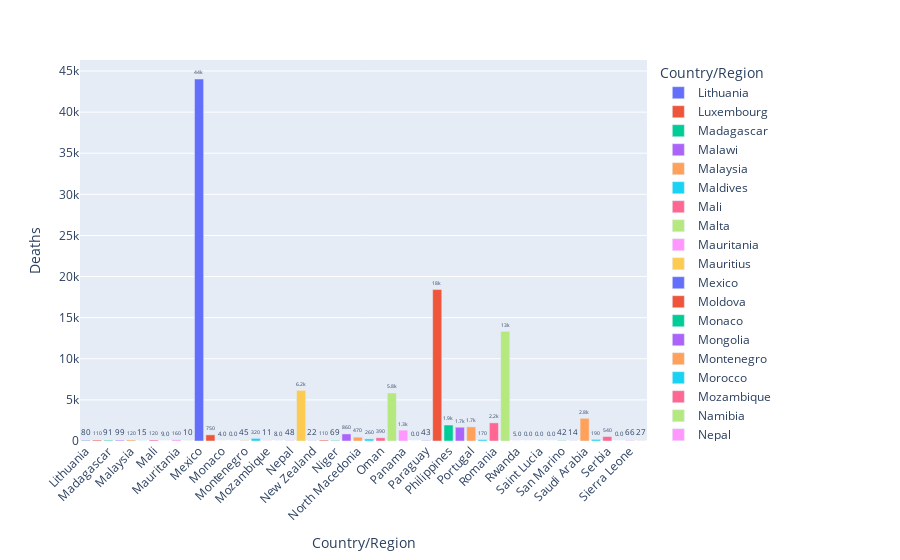

The notebook cell this image was saved under:
### Markdown cell above
Deaths for next 50 countries

### Code cell
fig1 = px.bar(country_wise[101:151], y='Deaths', x='Country/Region', text='Deaths', color='Country/Region')

# Put bar total value above bars with 2 values of precision
fig1.update_traces(texttemplate='%{text:.2s}', textposition='outside')

# Set fontsize and uniformtext_mode='hide' says to hide the text if it won't fit
fig1.update_layout(uniformtext_minsize=8)

# Rotate labels 45 degrees
fig1.update_layout(xaxis_tickangle=-45)

fig1

### Figure 1 — Plotly figure (JSON) as saved in the notebook; plotly's stock layout.template omitted (floating-point values rounded to 4 significant figures)
{"data": [{"alignmentgroup": "True", "hovertemplate": "Country/Region=%{x}<br>Deaths=%{text}<extra></extra>", "legendgroup": "Lithuania", "marker": {"color": "#636efa", "pattern": {"shape": ""}}, "name": "Lithuania", "offsetgroup": "Lithuania", "orientation": "v", "showlegend": true, "text": [80], "textposition": "outside", "texttemplate": "%{text:.2s}", "type": "bar", "x": ["Lithuania"], "xaxis": "x", "y": [80], "yaxis": "y"}, {"alignmentgroup": "True", "hovertemplate": "Country/Region=%{x}<br>Deaths=%{text}<extra></extra>", "legendgroup": "Luxembourg", "marker": {"color": "#EF553B", "pattern": {"shape": ""}}, "name": "Luxembourg", "offsetgroup": "Luxembourg", "orientation": "v", "showlegend": true, "text": [112], "textposition": "outside", "texttemplate": "%{text:.2s}", "type": "bar", "x": ["Luxembourg"], "xaxis": "x", "y": [112], "yaxis": "y"}, {"alignmentgroup": "True", "hovertemplate": "Country/Region=%{x}<br>Deaths=%{text}<extra></extra>", "legendgroup": "Madagascar", "marker": {"color": "#00cc96", "pattern": {"shape": ""}}, "name": "Madagascar", "offsetgroup": "Madagascar", "orientation": "v", "showlegend": true, "text": [91], "textposition": "outside", "texttemplate": "%{text:.2s}", "type": "bar", "x": ["Madagascar"], "xaxis": "x", "y": [91], "yaxis": "y"}, {"alignmentgroup": "True", "hovertemplate": "Country/Region=%{x}<br>Deaths=%{text}<extra></extra>", "legendgroup": "Malawi", "marker": {"color": "#ab63fa", "pattern": {"shape": ""}}, "name": "Malawi", "offsetgroup": "Malawi", "orientation": "v", "showlegend": true, "text": [99], "textposition": "outside", "texttemplate": "%{text:.2s}", "type": "bar", "x": ["Malawi"], "xaxis": "x", "y": [99], "yaxis": "y"}, {"alignmentgroup": "True", "hovertemplate": "Country/Region=%{x}<br>Deaths=%{text}<extra></extra>", "legendgroup": "Malaysia", "marker": {"color": "#FFA15A", "pattern": {"shape": ""}}, "name": "Malaysia", "offsetgroup": "Malaysia", "orientation": "v", "showlegend": true, "text": [124], "textposition": "outside", "texttemplate": "%{text:.2s}", "type": "bar", "x": ["Malaysia"], "xaxis": "x", "y": [124], "yaxis": "y"}, {"alignmentgroup": "True", "hovertemplate": "Country/Region=%{x}<br>Deaths=%{text}<extra></extra>", "legendgroup": "Maldives", "marker": {"color": "#19d3f3", "pattern": {"shape": ""}}, "name": "Maldives", "offsetgroup": "Maldives", "orientation": "v", "showlegend": true, "text": [15], "textposition": "outside", "texttemplate": "%{text:.2s}", "type": "bar", "x": ["Maldives"], "xaxis": "x", "y": [15], "yaxis": "y"}, {"alignmentgroup": "True", "hovertemplate": "Country/Region=%{x}<br>Deaths=%{text}<extra></extra>", "legendgroup": "Mali", "marker": {"color": "#FF6692", "pattern": {"shape": ""}}, "name": "Mali", "offsetgroup": "Mali", "orientation": "v", "showlegend": true, "text": [124], "textposition": "outside", "texttemplate": "%{text:.2s}", "type": "bar", "x": ["Mali"], "xaxis": "x", "y": [124], "yaxis": "y"}, {"alignmentgroup": "True", "hovertemplate": "Country/Region=%{x}<br>Deaths=%{text}<extra></extra>", "legendgroup": "Malta", "marker": {"color": "#B6E880", "pattern": {"shape": ""}}, "name": "Malta", "offsetgroup": "Malta", "orientation": "v", "showlegend": true, "text": [9], "textposition": "outside", "texttemplate": "%{text:.2s}", "type": "bar", "x": ["Malta"], "xaxis": "x", "y": [9], "yaxis": "y"}, {"alignmentgroup": "True", "hovertemplate": "Country/Region=%{x}<br>Deaths=%{text}<extra></extra>", "legendgroup": "Mauritania", "marker": {"color": "#FF97FF", "pattern": {"shape": ""}}, "name": "Mauritania", "offsetgroup": "Mauritania", "orientation": "v", "showlegend": true, "text": [156], "textposition": "outside", "texttemplate": "%{text:.2s}", "type": "bar", "x": ["Mauritania"], "xaxis": "x", "y": [156], "yaxis": "y"}, {"alignmentgroup": "True", "hovertemplate": "Country/Region=%{x}<br>Deaths=%{text}<extra></extra>", "legendgroup": "Mauritius", "marker": {"color": "#FECB52", "pattern": {"shape": ""}}, "name": "Mauritius", "offsetgroup": "Mauritius", "orientation": "v", "showlegend": true, "text": [10], "textposition": "outside", "texttemplate": "%{text:.2s}", "type": "bar", "x": ["Mauritius"], "xaxis": "x", "y": [10], "yaxis": "y"}, {"alignmentgroup": "True", "hovertemplate": "Country/Region=%{x}<br>Deaths=%{text}<extra></extra>", "legendgroup": "Mexico", "marker": {"color": "#636efa", "pattern": {"shape": ""}}, "name": "Mexico", "offsetgroup": "Mexico", "orientation": "v", "showlegend": true, "text": [44022], "textposition": "outside", "texttemplate": "%{text:.2s}", "type": "bar", "x": ["Mexico"], "xaxis": "x", "y": [44022], "yaxis": "y"}, {"alignmentgroup": "True", "hovertemplate": "Country/Region=%{x}<br>Deaths=%{text}<extra></extra>", "legendgroup": "Moldova", "marker": {"color": "#EF553B", "pattern": {"shape": ""}}, "name": "Moldova", "offsetgroup": "Moldova", "orientation": "v", "showlegend": true, "text": [748], "textposition": "outside", "texttemplate": "%{text:.2s}", "type": "bar", "x": ["Moldova"], "xaxis": "x", "y": [748], "yaxis": "y"}, {"alignmentgroup": "True", "hovertemplate": "Country/Region=%{x}<br>Deaths=%{text}<extra></extra>", "legendgroup": "Monaco", "marker": {"color": "#00cc96", "pattern": {"shape": ""}}, "name": "Monaco", "offsetgroup": "Monaco", "orientation": "v", "showlegend": true, "text": [4], "textposition": "outside", "texttemplate": "%{text:.2s}", "type": "bar", "x": ["Monaco"], "xaxis": "x", "y": [4], "yaxis": "y"}, {"alignmentgroup": "True", "hovertemplate": "Country/Region=%{x}<br>Deaths=%{text}<extra></extra>", "legendgroup": "Mongolia", "marker": {"color": "#ab63fa", "pattern": {"shape": ""}}, "name": "Mongolia", "offsetgroup": "Mongolia", "orientation": "v", "showlegend": true, "text": [0], "textposition": "outside", "texttemplate": "%{text:.2s}", "type": "bar", "x": ["Mongolia"], "xaxis": "x", "y": [0], "yaxis": "y"}, {"alignmentgroup": "True", "hovertemplate": "Country/Region=%{x}<br>Deaths=%{text}<extra></extra>", "legendgroup": "Montenegro", "marker": {"color": "#FFA15A", "pattern": {"shape": ""}}, "name": "Montenegro", "offsetgroup": "Montenegro", "orientation": "v", "showlegend": true, "text": [45], "textposition": "outside", "texttemplate": "%{text:.2s}", "type": "bar", "x": ["Montenegro"], "xaxis": "x", "y": [45], "yaxis": "y"}, {"alignmentgroup": "True", "hovertemplate": "Country/Region=%{x}<br>Deaths=%{text}<extra></extra>", "legendgroup": "Morocco", "marker": {"color": "#19d3f3", "pattern": {"shape": ""}}, "name": "Morocco", "offsetgroup": "Morocco", "orientation": "v", "showlegend": true, "text": [316], "textposition": "outside", "texttemplate": "%{text:.2s}", "type": "bar", "x": ["Morocco"], "xaxis": "x", "y": [316], "yaxis": "y"}, {"alignmentgroup": "True", "hovertemplate": "Country/Region=%{x}<br>Deaths=%{text}<extra></extra>", "legendgroup": "Mozambique", "marker": {"color": "#FF6692", "pattern": {"shape": ""}}, "name": "Mozambique", "offsetgroup": "Mozambique", "orientation": "v", "showlegend": true, "text": [11], "textposition": "outside", "texttemplate": "%{text:.2s}", "type": "bar", "x": ["Mozambique"], "xaxis": "x", "y": [11], "yaxis": "y"}, {"alignmentgroup": "True", "hovertemplate": "Country/Region=%{x}<br>Deaths=%{text}<extra></extra>", "legendgroup": "Namibia", "marker": {"color": "#B6E880", "pattern": {"shape": ""}}, "name": "Namibia", "offsetgroup": "Namibia", "orientation": "v", "showlegend": true, "text": [8], "textposition": "outside", "texttemplate": "%{text:.2s}", "type": "bar", "x": ["Namibia"], "xaxis": "x", "y": [8], "yaxis": "y"}, {"alignmentgroup": "True", "hovertemplate": "Country/Region=%{x}<br>Deaths=%{text}<extra></extra>", "legendgroup": "Nepal", "marker": {"color": "#FF97FF", "pattern": {"shape": ""}}, "name": "Nepal", "offsetgroup": "Nepal", "orientation": "v", "showlegend": true, "text": [48], "textposition": "outside", "texttemplate": "%{text:.2s}", "type": "bar", "x": ["Nepal"], "xaxis": "x", "y": [48], "yaxis": "y"}, {"alignmentgroup": "True", "hovertemplate": "Country/Region=%{x}<br>Deaths=%{text}<extra></extra>", "legendgroup": "Netherlands", "marker": {"color": "#FECB52", "pattern": {"shape": ""}}, "name": "Netherlands", "offsetgroup": "Netherlands", "orientation": "v", "showlegend": true, "text": [6160], "textposition": "outside", "texttemplate": "%{text:.2s}", "type": "bar", "x": ["Netherlands"], "xaxis": "x", "y": [6160], "yaxis": "y"}, {"alignmentgroup": "True", "hovertemplate": "Country/Region=%{x}<br>Deaths=%{text}<extra></extra>", "legendgroup": "New Zealand", "marker": {"color": "#636efa", "pattern": {"shape": ""}}, "name": "New Zealand", "offsetgroup": "New Zealand", "orientation": "v", "showlegend": true, "text": [22], "textposition": "outside", "texttemplate": "%{text:.2s}", "type": "bar", "x": ["New Zealand"], "xaxis": "x", "y": [22], "yaxis": "y"}, {"alignmentgroup": "True", "hovertemplate": "Country/Region=%{x}<br>Deaths=%{text}<extra></extra>", "legendgroup": "Nicaragua", "marker": {"color": "#EF553B", "pattern": {"shape": ""}}, "name": "Nicaragua", "offsetgroup": "Nicaragua", "orientation": "v", "showlegend": true, "text": [108], "textposition": "outside", "texttemplate": "%{text:.2s}", "type": "bar", "x": ["Nicaragua"], "xaxis": "x", "y": [108], "yaxis": "y"}, {"alignmentgroup": "True", "hovertemplate": "Country/Region=%{x}<br>Deaths=%{text}<extra></extra>", "legendgroup": "Niger", "marker": {"color": "#00cc96", "pattern": {"shape": ""}}, "name": "Niger", "offsetgroup": "Niger", "orientation": "v", "showlegend": true, "text": [69], "textposition": "outside", "texttemplate": "%{text:.2s}", "type": "bar", "x": ["Niger"], "xaxis": "x", "y": [69], "yaxis": "y"}, {"alignmentgroup": "True", "hovertemplate": "Country/Region=%{x}<br>Deaths=%{text}<extra></extra>", "legendgroup": "Nigeria", "marker": {"color": "#ab63fa", "pattern": {"shape": ""}}, "name": "Nigeria", "offsetgroup": "Nigeria", "orientation": "v", "showlegend": true, "text": [860], "textposition": "outside", "texttemplate": "%{text:.2s}", "type": "bar", "x": ["Nigeria"], "xaxis": "x", "y": [860], "yaxis": "y"}, {"alignmentgroup": "True", "hovertemplate": "Country/Region=%{x}<br>Deaths=%{text}<extra></extra>", "legendgroup": "North Macedonia", "marker": {"color": "#FFA15A", "pattern": {"shape": ""}}, "name": "North Macedonia", "offsetgroup": "North Macedonia", "orientation": "v", "showlegend": true, "text": [466], "textposition": "outside", "texttemplate": "%{text:.2s}", "type": "bar", "x": ["North Macedonia"], "xaxis": "x", "y": [466], "yaxis": "y"}, {"alignmentgroup": "True", "hovertemplate": "Country/Region=%{x}<br>Deaths=%{text}<extra></extra>", "legendgroup": "Norway", "marker": {"color": "#19d3f3", "pattern": {"shape": ""}}, "name": "Norway", "offsetgroup": "Norway", "orientation": "v", "showlegend": true, "text": [255], "textposition": "outside", "texttemplate": "%{text:.2s}", "type": "bar", "x": ["Norway"], "xaxis": "x", "y": [255], "yaxis": "y"}, {"alignmentgroup": "True", "hovertemplate": "Country/Region=%{x}<br>Deaths=%{text}<extra></extra>", "legendgroup": "Oman", "marker": {"color": "#FF6692", "pattern": {"shape": ""}}, "name": "Oman", "offsetgroup": "Oman", "orientation": "v", "showlegend": true, "text": [393], "textposition": "outside", "texttemplate": "%{text:.2s}", "type": "bar", "x": ["Oman"], "xaxis": "x", "y": [393], "yaxis": "y"}, {"alignmentgroup": "True", "hovertemplate": "Country/Region=%{x}<br>Deaths=%{text}<extra></extra>", "legendgroup": "Pakistan", "marker": {"color": "#B6E880", "pattern": {"shape": ""}}, "name": "Pakistan", "offsetgroup": "Pakistan", "orientation": "v", "showlegend": true, "text": [5842], "textposition": "outside", "texttemplate": "%{text:.2s}", "type": "bar", "x": ["Pakistan"], "xaxis": "x", "y": [5842], "yaxis": "y"}, {"alignmentgroup": "True", "hovertemplate": "Country/Region=%{x}<br>Deaths=%{text}<extra></extra>", "legendgroup": "Panama", "marker": {"color": "#FF97FF", "pattern": {"shape": ""}}, "name": "Panama", "offsetgroup": "Panama", "orientation": "v", "showlegend": true, "text": [1322], "textposition": "outside", "texttemplate": "%{text:.2s}", "type": "bar", "x": ["Panama"], "xaxis": "x", "y": [1322], "yaxis": "y"}, {"alignmentgroup": "True", "hovertemplate": "Country/Region=%{x}<br>Deaths=%{text}<extra></extra>", "legendgroup": "Papua New Guinea", "marker": {"color": "#FECB52", "pattern": {"shape": ""}}, "name": "Papua New Guinea", "offsetgroup": "Papua New Guinea", "orientation": "v", "showlegend": true, "text": [0], "textposition": "outside", "texttemplate": "%{text:.2s}", "type": "bar", "x": ["Papua New Guinea"], "xaxis": "x", "y": [0], "yaxis": "y"}, {"alignmentgroup": "True", "hovertemplate": "Country/Region=%{x}<br>Deaths=%{text}<extra></extra>", "legendgroup": "Paraguay", "marker": {"color": "#636efa", "pattern": {"shape": ""}}, "name": "Paraguay", "offsetgroup": "Paraguay", "orientation": "v", "showlegend": true, "text": [43], "textposition": "outside", "texttemplate": "%{text:.2s}", "type": "bar", "x": ["Paraguay"], "xaxis": "x", "y": [43], "yaxis": "y"}, {"alignmentgroup": "True", "hovertemplate": "Country/Region=%{x}<br>Deaths=%{text}<extra></extra>", "legendgroup": "Peru", "marker": {"color": "#EF553B", "pattern": {"shape": ""}}, "name": "Peru", "offsetgroup": "Peru", "orientation": "v", "showlegend": true, "text": [18418], "textposition": "outside", "texttemplate": "%{text:.2s}", "type": "bar", "x": ["Peru"], "xaxis": "x", "y": [18418], "yaxis": "y"}, {"alignmentgroup": "True", "hovertemplate": "Country/Region=%{x}<br>Deaths=%{text}<extra></extra>", "legendgroup": "Philippines", "marker": {"color": "#00cc96", "pattern": {"shape": ""}}, "name": "Philippines", "offsetgroup": "Philippines", "orientation": "v", "showlegend": true, "text": [1945], "textposition": "outside", "texttemplate": "%{text:.2s}", "type": "bar", "x": ["Philippines"], "xaxis": "x", "y": [1945], "yaxis": "y"}, {"alignmentgroup": "True", "hovertemplate": "Country/Region=%{x}<br>Deaths=%{text}<extra></extra>", "legendgroup": "Poland", "marker": {"color": "#ab63fa", "pattern": {"shape": ""}}, "name": "Poland", "offsetgroup": "Poland", "orientation": "v", "showlegend": true, "text": [1676], "textposition": "outside", "texttemplate": "%{text:.2s}", "type": "bar", "x": ["Poland"], "xaxis": "x", "y": [1676], "yaxis": "y"}, {"alignmentgroup": "True", "hovertemplate": "Country/Region=%{x}<br>Deaths=%{text}<extra></extra>", "legendgroup": "Portugal", "marker": {"color": "#FFA15A", "pattern": {"shape": ""}}, "name": "Portugal", "offsetgroup": "Portugal", "orientation": "v", "showlegend": true, "text": [1719], "textposition": "outside", "texttemplate": "%{text:.2s}", "type": "bar", "x": ["Portugal"], "xaxis": "x", "y": [1719], "yaxis": "y"}, {"alignmentgroup": "True", "hovertemplate": "Country/Region=%{x}<br>Deaths=%{text}<extra></extra>", "legendgroup": "Qatar", "marker": {"color": "#19d3f3", "pattern": {"shape": ""}}, "name": "Qatar", "offsetgroup": "Qatar", "orientation": "v", "showlegend": true, "text": [165], "textposition": "outside", "texttemplate": "%{text:.2s}", "type": "bar", "x": ["Qatar"], "xaxis": "x", "y": [165], "yaxis": "y"}, {"alignmentgroup": "True", "hovertemplate": "Country/Region=%{x}<br>Deaths=%{text}<extra></extra>", "legendgroup": "Romania", "marker": {"color": "#FF6692", "pattern": {"shape": ""}}, "name": "Romania", "offsetgroup": "Romania", "orientation": "v", "showlegend": true, "text": [2206], "textposition": "outside", "texttemplate": "%{text:.2s}", "type": "bar", "x": ["Romania"], "xaxis": "x", "y": [2206], "yaxis": "y"}, {"alignmentgroup": "True", "hovertemplate": "Country/Region=%{x}<br>Deaths=%{text}<extra></extra>", "legendgroup": "Russia", "marker": {"color": "#B6E880", "pattern": {"shape": ""}}, "name": "Russia", "offsetgroup": "Russia", "orientation": "v", "showlegend": true, "text": [13334], "textposition": "outside", "texttemplate": "%{text:.2s}", "type": "bar", "x": ["Russia"], "xaxis": "x", "y": [13334], "yaxis": "y"}, {"alignmentgroup": "True", "hovertemplate": "Country/Region=%{x}<br>Deaths=%{text}<extra></extra>", "legendgroup": "Rwanda", "marker": {"color": "#FF97FF", "pattern": {"shape": ""}}, "name": "Rwanda", "offsetgroup": "Rwanda", "orientation": "v", "showlegend": true, "text": [5], "textposition": "outside", "texttemplate": "%{text:.2s}", "type": "bar", "x": ["Rwanda"], "xaxis": "x", "y": [5], "yaxis": "y"}, {"alignmentgroup": "True", "hovertemplate": "Country/Region=%{x}<br>Deaths=%{text}<extra></extra>", "legendgroup": "Saint Kitts and Nevis", "marker": {"color": "#FECB52", "pattern": {"shape": ""}}, "name": "Saint Kitts and Nevis", "offsetgroup": "Saint Kitts and Nevis", "orientation": "v", "showlegend": true, "text": [0], "textposition": "outside", "texttemplate": "%{text:.2s}", "type": "bar", "x": ["Saint Kitts and Nevis"], "xaxis": "x", "y": [0], "yaxis": "y"}, {"alignmentgroup": "True", "hovertemplate": "Country/Region=%{x}<br>Deaths=%{text}<extra></extra>", "legendgroup": "Saint Lucia", "marker": {"color": "#636efa", "pattern": {"shape": ""}}, "name": "Saint Lucia", "offsetgroup": "Saint Lucia", "orientation": "v", "showlegend": true, "text": [0], "textposition": "outside", "texttemplate": "%{text:.2s}", "type": "bar", "x": ["Saint Lucia"], "xaxis": "x", "y": [0], "yaxis": "y"}, {"alignmentgroup": "True", "hovertemplate": "Country/Region=%{x}<br>Deaths=%{text}<extra></extra>", "legendgroup": "Saint Vincent and the Grenadines", "marker": {"color": "#EF553B", "pattern": {"shape": ""}}, "name": "Saint Vincent and the Grenadines", "offsetgroup": "Saint Vincent and the Grenadines", "orientation": "v", "showlegend": true, "text": [0], "textposition": "outside", "texttemplate": "%{text:.2s}", "type": "bar", "x": ["Saint Vincent and the Grenadines"], "xaxis": "x", "y": [0], "yaxis": "y"}, {"alignmentgroup": "True", "hovertemplate": "Country/Region=%{x}<br>Deaths=%{text}<extra></extra>", "legendgroup": "San Marino", "marker": {"color": "#00cc96", "pattern": {"shape": ""}}, "name": "San Marino", "offsetgroup": "San Marino", "orientation": "v", "showlegend": true, "text": [42], "textposition": "outside", "texttemplate": "%{text:.2s}", "type": "bar", "x": ["San Marino"], "xaxis": "x", "y": [42], "yaxis": "y"}, {"alignmentgroup": "True", "hovertemplate": "Country/Region=%{x}<br>Deaths=%{text}<extra></extra>", "legendgroup": "Sao Tome and Principe", "marker": {"color": "#ab63fa", "pattern": {"shape": ""}}, "name": "Sao Tome and Principe", "offsetgroup": "Sao Tome and Principe", "orientation": "v", "showlegend": true, "text": [14], "textposition": "outside", "texttemplate": "%{text:.2s}", "type": "bar", "x": ["Sao Tome and Principe"], "xaxis": "x", "y": [14], "yaxis": "y"}, {"alignmentgroup": "True", "hovertemplate": "Country/Region=%{x}<br>Deaths=%{text}<extra></extra>", "legendgroup": "Saudi Arabia", "marker": {"color": "#FFA15A", "pattern": {"shape": ""}}, "name": "Saudi Arabia", "offsetgroup": "Saudi Arabia", "orientation": "v", "showlegend": true, "text": [2760], "textposition": "outside", "texttemplate": "%{text:.2s}", "type": "bar", "x": ["Saudi Arabia"], "xaxis": "x", "y": [2760], "yaxis": "y"}, {"alignmentgroup": "True", "hovertemplate": "Country/Region=%{x}<br>Deaths=%{text}<extra></extra>", "legendgroup": "Senegal", "marker": {"color": "#19d3f3", "pattern": {"shape": ""}}, "name": "Senegal", "offsetgroup": "Senegal", "orientation": "v", "showlegend": true, "text": [194], "textposition": "outside", "texttemplate": "%{text:.2s}", "type": "bar", "x": ["Senegal"], "xaxis": "x", "y": [194], "yaxis": "y"}, {"alignmentgroup": "True", "hovertemplate": "Country/Region=%{x}<br>Deaths=%{text}<extra></extra>", "legendgroup": "Serbia", "marker": {"color": "#FF6692", "pattern": {"shape": ""}}, "name": "Serbia", "offsetgroup": "Serbia", "orientation": "v", "showlegend": true, "text": [543], "textposition": "outside", "texttemplate": "%{text:.2s}", "type": "bar", "x": ["Serbia"], "xaxis": "x", "y": [543], "yaxis": "y"}, {"alignmentgroup": "True", "hovertemplate": "Country/Region=%{x}<br>Deaths=%{text}<extra></extra>", "legendgroup": "Seychelles", "marker": {"color": "#B6E880", "pattern": {"shape": ""}}, "name": "Seychelles", "offsetgroup": "Seychelles", "orientation": "v", "showlegend": true, "text": [0], "textposition": "outside", "texttemplate": "%{text:.2s}", "type": "bar", "x": ["Seychelles"], "xaxis": "x", "y": [0], "yaxis": "y"}, {"alignmentgroup": "True", "hovertemplate": "Country/Region=%{x}<br>Deaths=%{text}<extra></extra>", "legendgroup": "Sierra Leone", "marker": {"color": "#FF97FF", "pattern": {"shape": ""}}, "name": "Sierra Leone", "offsetgroup": "Sierra Leone", "orientation": "v", "showlegend": true, "text": [66], "textposition": "outside", "texttemplate": "%{text:.2s}", "type": "bar", "x": ["Sierra Leone"], "xaxis": "x", "y": [66], "yaxis": "y"}, {"alignmentgroup": "True", "hovertemplate": "Country/Region=%{x}<br>Deaths=%{text}<extra></extra>", "legendgroup": "Singapore", "marker": {"color": "#FECB52", "pattern": {"shape": ""}}, "name": "Singapore", "offsetgroup": "Singapore", "orientation": "v", "showlegend": true, "text": [27], "textposition": "outside", "texttemplate": "%{text:.2s}", "type": "bar", "x": ["Singapore"], "xaxis": "x", "y": [27], "yaxis": "y"}], "layout": {"barmode": "relative", "legend": {"title": {"text": "Country/Region"}, "tracegroupgap": 0}, "margin": {"t": 60}, "uniformtext": {"minsize": 8}, "xaxis": {"anchor": "y", "categoryarray": ["Lithuania", "Luxembourg", "Madagascar", "Malawi", "Malaysia", "Maldives", "Mali", "Malta", "Mauritania", "Mauritius", "Mexico", "Moldova", "Monaco", "Mongolia", "Montenegro", "Morocco", "Mozambique", "Namibia", "Nepal", "Netherlands", "New Zealand", "Nicaragua", "Niger", "Nigeria", "North Macedonia", "Norway", "Oman", "Pakistan", "Panama", "Papua New Guinea", "Paraguay", "Peru", "Philippines", "Poland", "Portugal", "Qatar", "Romania", "Russia", "Rwanda", "Saint Kitts and Nevis", "Saint Lucia", "Saint Vincent and the Grenadines", "San Marino", "Sao Tome and Principe", "Saudi Arabia", "Senegal", "Serbia", "Seychelles", "Sierra Leone", "Singapore"], "categoryorder": "array", "domain": [0, 1], "tickangle": -45, "title": {"text": "Country/Region"}}, "yaxis": {"anchor": "x", "domain": [0, 1], "title": {"text": "Deaths"}}}}
